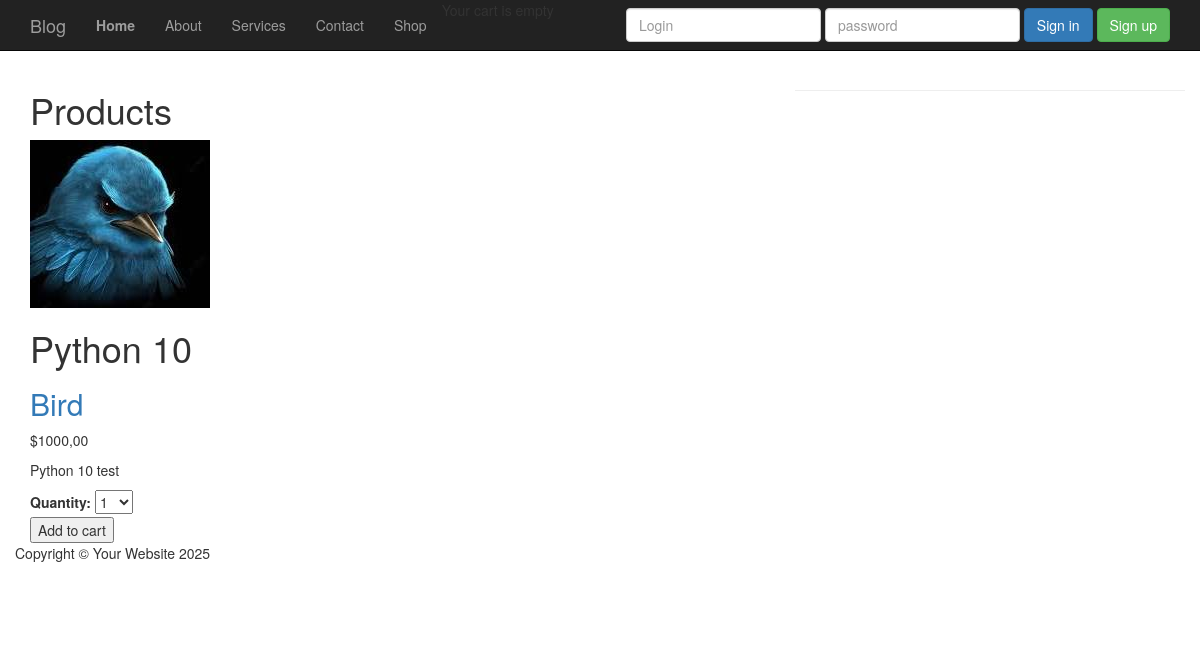
Page /shop/3python-10/ on the committed database.
### shop/models.py (models this page shows, shortened)
class Product(models.Model):
    category = models.ForeignKey(Category, related_name='products', on_delete=models.CASCADE)
    name = models.CharField(max_length=200)
    slug = models.SlugField(max_length=200, db_index=True)
    image = models.ImageField(upload_to='products', blank=True)
    description = models.TextField(blank=True)
    price = models.DecimalField(max_digits=10, decimal_places=2)
    stock = models.PositiveIntegerField()
    available = models.BooleanField(default=True)
    created = models.DateTimeField(auto_now_add=True)
    updated = models.DateTimeField(auto_now=True)
    class Meta:
        ordering = ('name',)
        verbose_name = "Товар"
        verbose_name_plural = "Товари"
        indexes = [
            models.Index(fields=['id', 'slug'])
        ]

class Category(models.Model):
    name = models.CharField(max_length=30, verbose_name="Назва")
    slug = models.SlugField(max_length=200, unique=True)
    def __str__(self):
        return self.name
    class Meta:
        verbose_name = "Категорія"
        verbose_name_plural = "Категорії"
        ordering = ('name',)
    def get_absolute_url(self):
        return reverse('shop:product_list_by_category', args=[self.slug])

### shop/views.py (the view)
# urls.py: path("<int:id><slug:slug>/", views.product_detail, name="product_detail"),
def product_detail(request, id, slug):
    product = get_object_or_404(Product, id=id, slug=slug, available=True)
    cart_product_form = CartAddProductForm()
    return render(request, 'shop/product/detail.html',
                  {'product': product, 'cart_product_form': cart_product_form})

### cart/forms.py
class CartAddProductForm(forms.Form):
    quantity = forms.TypedChoiceField(choices=PRODUCT_QUANTITY_CHOICES, coerce=int)
    update = forms.BooleanField(required=False, initial=False, widget=forms.HiddenInput)

### cart/cart.py (called while the page is built)
    def __len__(self):
        return sum(item['quantity'] for item in self.cart.values())

### cart/context_processors.py (called while the page is built)
def cart(request):
    return {'cart': Cart(request)}

### templates/shop/product/detail.html (shortened to what this page needs)
{% extends "blog/base.html" %}
{% load static %}
{% block content %}
<h1>{% if category %}{{ category.title }}{% else %}Products{% endif %}</h1>
    <div class="product-detail">
        <img src="{% if product.image %}{{ product.image.url }}{% else %}{% static 'img/no_image.png' %}{% endif %}">
        <h1>{{ product.name }}</h1>
        <h2><a href="{{ product.category.get_absolute_url }}">{{ product.category }}</a></h2>
        <p class="price">${{ product.price }}</p>
        {{ product.description|linebreaks }}
        <form action="{% url 'cart:cart_add' product.id %}" method="POST">
            {{cart_product_form}}
            <input type="submit" value="Add to cart">
        </form>
    </div>
{% endblock %}

### static/blog/css/blog-home.css (style rules this page uses)
body { padding-top: 70px; }

### rows in the picture
Product: image (picture), name "Python 10", category "Bird", price "1000,00", description "Python 10 test"
